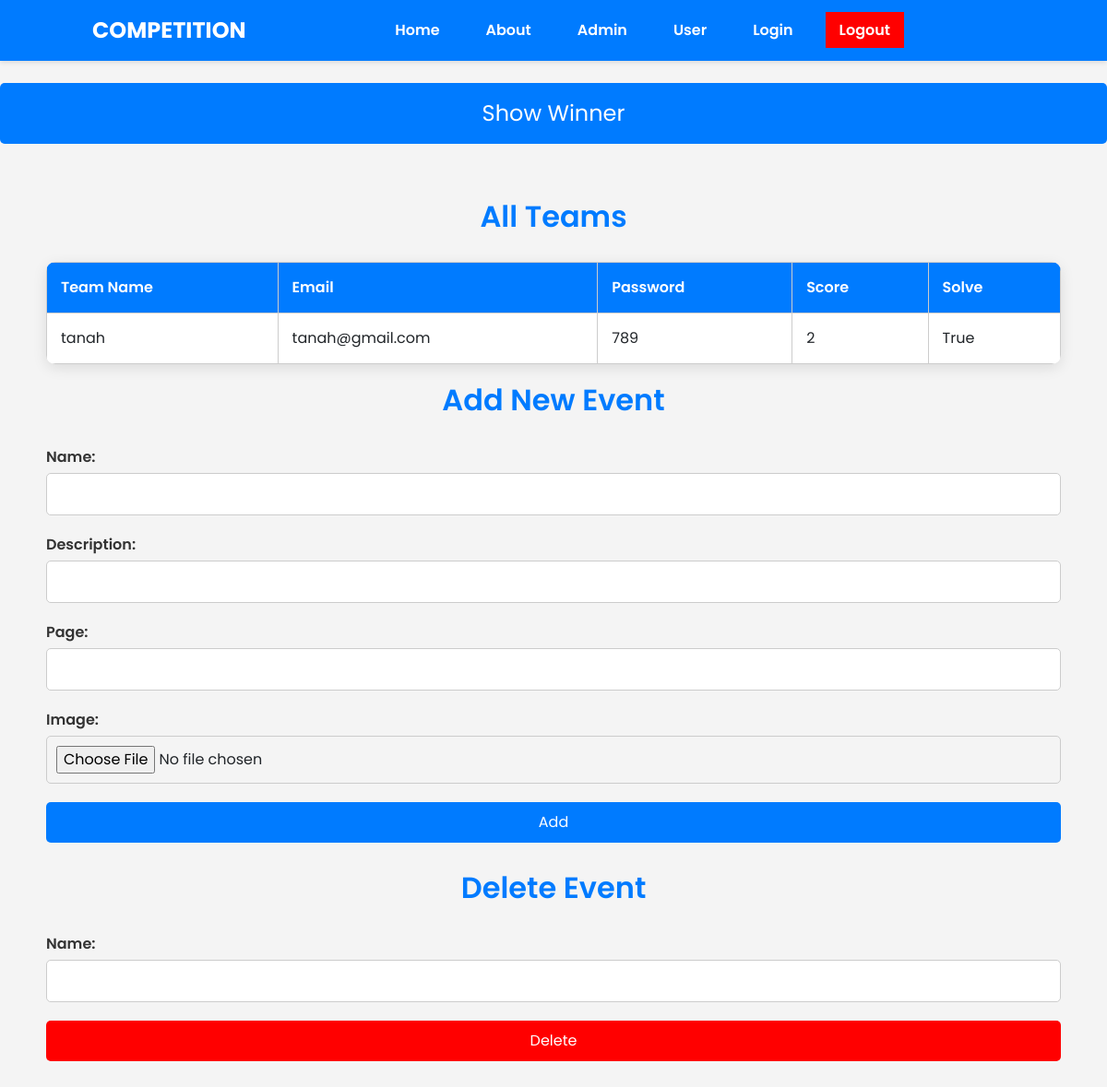
/admin.php (signed in), run on the app's committed database.
### tables this page shows
CREATE TABLE `teams` (
  `t_id` int(11) NOT NULL,
  `t_name` varchar(255) NOT NULL,
  `t_email` varchar(255) NOT NULL,
  `t_password` varchar(255) NOT NULL,
  `score` int(11) NOT NULL,
  `solve` tinyint(1) NOT NULL,
  `t_image` varchar(255) NOT NULL
);

### admin.php (the view, shortened to what this page needs)
<!DOCTYPE html>
<html lang="en">
<head>
    <link href="https://cdn.jsdelivr.net/npm/bootstrap@5.3.3/dist/css/bootstrap.min.css" rel="stylesheet">
</head>
<body>
    <?php
    include "config.php";
    $sql = "SELECT * FROM teams ORDER BY score DESC";
    $result = mysqli_query($con, $sql);
    include "nav.php";
    ?>
    <a id="winner"  href="winner.php">Show Winner</a>
    <div class="container">
        <h2>All Teams</h2>
        <?php
        if (mysqli_num_rows($result) > 0) {
            echo "<table>";
            echo "<tr><th>Team Name</th><th>Email</th><th>Password</th><th>Score</th><th>Solve</th></tr>";
            while ($row = mysqli_fetch_assoc($result)) {
                echo "<tr>";
                echo "<td>" . htmlspecialchars($row['t_name']) . "</td>";
                echo "<td>" . htmlspecialchars($row['t_email']) . "</td>";
                echo "<td>" . htmlspecialchars($row['t_password']) . "</td>";
                echo "<td>" . htmlspecialchars($row['score']) . "</td>";
                echo "<td>" . htmlspecialchars($row['solve'] ? "True" : "False") . "</td>";
                echo "</tr>";
            }
            echo "</table>";
        } else {
            echo "<p class='text-center'>No teams found.</p>";
        }
        ?>
        <h2>Add New Event</h2>
        <form action="admin.php" method="post" enctype="multipart/form-data">
            <div class="form-group">
                <label for="name">Name:</label>
                <input type="text" name="name" required>
            </div>
            <div class="form-group">
                <label for="desc">Description:</label>
                <input type="text" name="desc" required>
            </div>
            <div class="form-group">
                <label for="page">Page:</label>
                <input type="text" name="page" required>
            </div>
            <div class="form-group">
                <label for="image">Image:</label>
                <input type="file" name="image" accept="image/*" required>
            </div>
            <input type="submit" value="Add" name="add">
        </form>
        <h2 style="margin-top: 30px;">Delete Event</h2>
        <form action="admin.php" method="post">
            <div class="form-group">
                <label for="name">Name:</label>
                <input type="text" name="namedel" required>
            </div>
            <input style="background-color: red; border-radius: 5px;" type="submit" value="Delete" name="del">
        </form>
    </div>
</body>
</html>

### admin.php (style rules this page uses)
body { font-family: 'Poppins', sans-serif; margin: 0; padding: 0; background-color: #f4f4f4; }
.container { padding: 40px 20px; }
h2 { text-align: center; color: #007BFF; margin-bottom: 30px; font-weight: 600; }
table { width: 100%; margin: 20px auto; border-collapse: collapse; box-shadow: 0 4px 15px rgba(0, 0, 0, 0.1); border-radius: 10px; overflow: hidden; }
th, td { padding: 15px; text-align: left; background-color: #ffffff; border: 1px solid #ccc; }
th { background-color: #007BFF; color: white; font-weight: 600; }
tr:nth-child(even) { background-color: #f8f8f8; }
.form-group { margin-bottom: 20px; }
label { font-weight: 600; color: #333; }
input[type="text"], input[type="file"] { width: 100%; padding: 10px; border: 1px solid #ccc; border-radius: 5px; margin-top: 5px; transition: border-color 0.3s; }
input[type="submit"] { width: 100%; padding: 10px; background-color: #007BFF; color: white; border: none; border-radius: 5px; font-size: 16px; cursor: pointer; transition: background-color 0.3s ease; }
#winner { display: block; font-size: 24px; text-decoration: none; color: white; background-color: #007BFF; padding: 15px 20px; border-radius: 5px; margin: 20px auto; text-align: center; transition: background-color 0.3s ease; }

### nav.php (style rules this page uses)
body { font-family: 'Poppins', sans-serif; margin: 0; padding-top: 70px; }

### data on the page
teams: t_name "tanah", t_email "tanah@gmail.com", t_password "789", score "2", solve "True"
